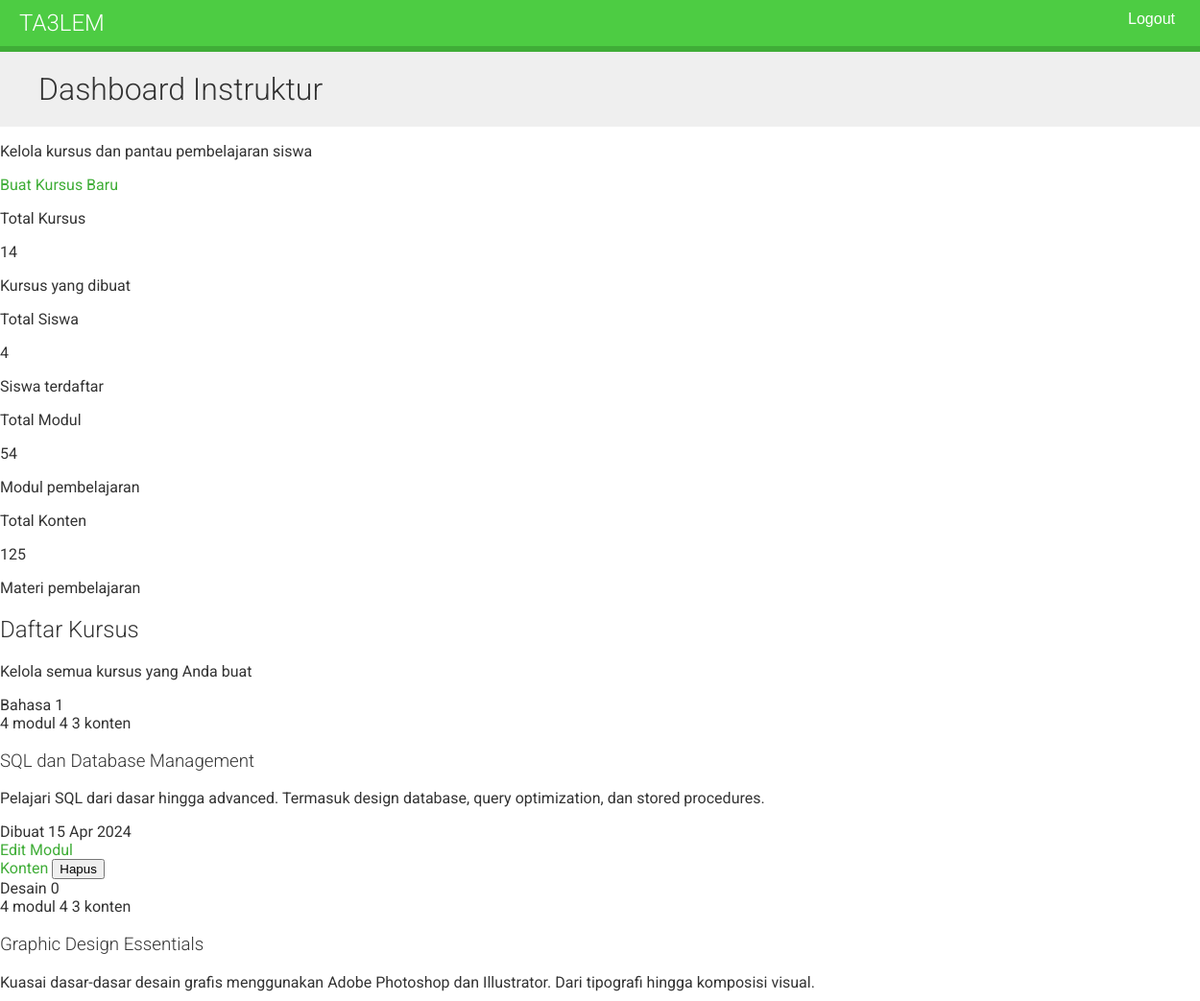
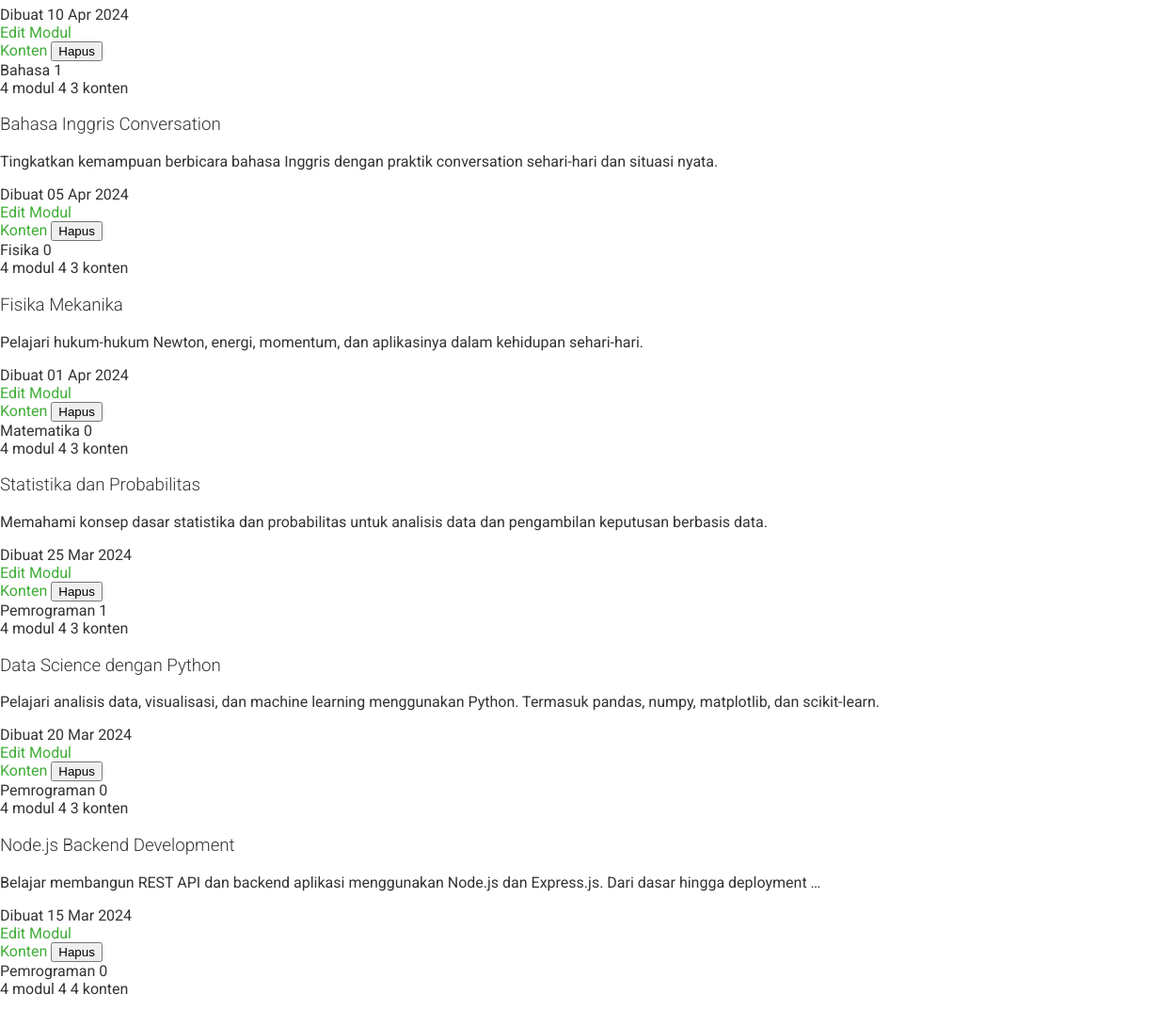
The page /course/mine/ (signed in, upper part) on the database as committed earlier (2 pictures, top to bottom).
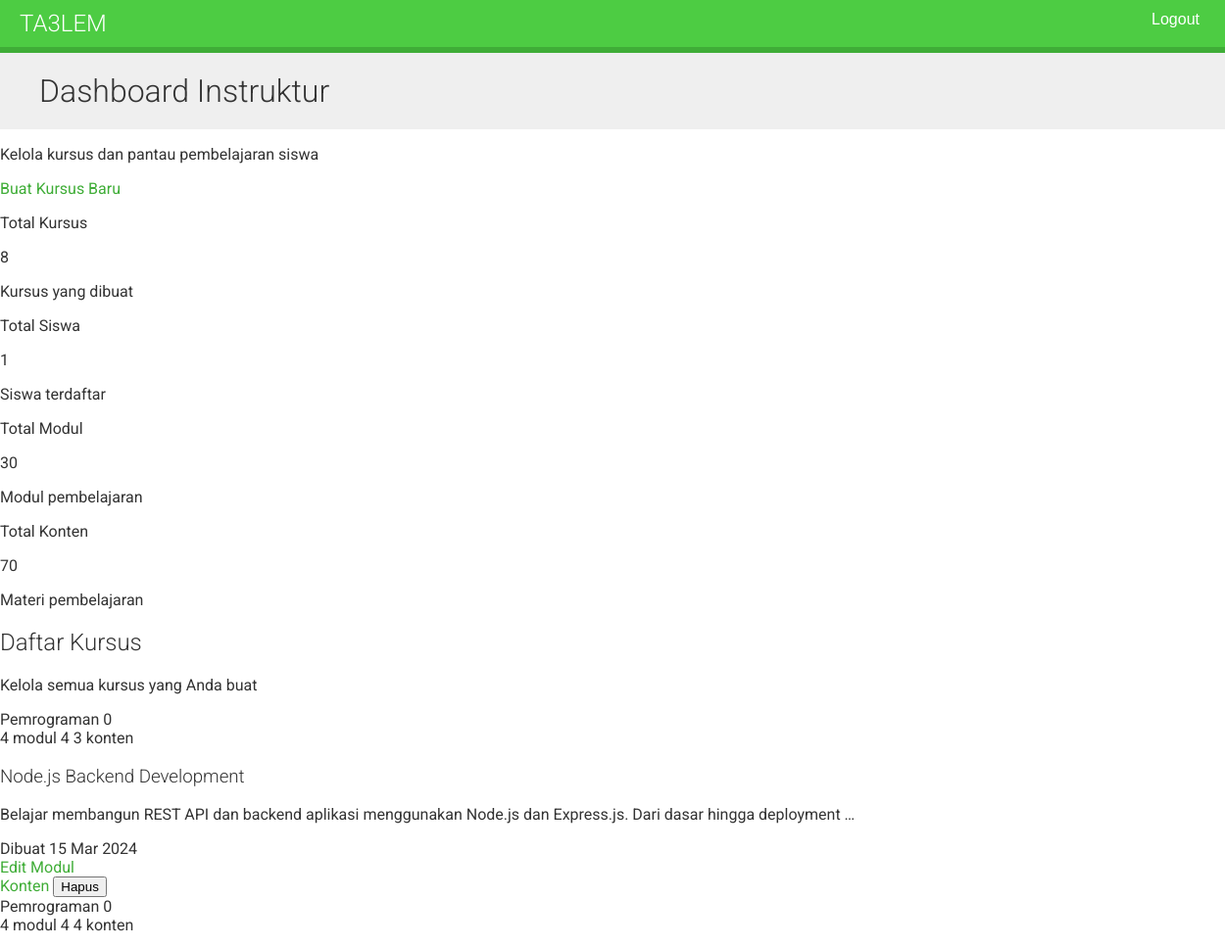
The same page on the database as committed later.
### courses/models.py (models this page shows, shortened)
class Course(models.Model):
    owner = models.ForeignKey(User, on_delete=models.CASCADE, related_name='courses_created')
    subject = models.ForeignKey(Subject, on_delete=models.CASCADE, related_name='courses')
    title = models.CharField(max_length=200)
    slug = models.SlugField(max_length=200, unique=True)
    overview = models.TextField()
    created = models.DateTimeField(auto_now_add=True)
    students = models.ManyToManyField(User, related_name='courses_joined', blank=True)
    class Meta:
        ordering = ['-created']

class Subject(models.Model):
    title = models.CharField(max_length=100)
    slug = models.SlugField(max_length=100, unique=True)
    class Meta:
        ordering = ['title']

class Module(models.Model):
    course = models.ForeignKey(Course, on_delete=models.CASCADE, related_name='modules')
    title = models.CharField(max_length=200)
    description = models.TextField(blank=True)
    order = OrderField(blank=True, for_fields=['course'])
    class Meta:
        ordering = ['order']

### courses/views.py (the view)
# urls.py: path("mine/", views.ManageCourseListView.as_view(), name="manage_course_list"),
class ManageCourseListView(OwnerCourseMixin, ListView):
    template_name = "courses/manage/course/list.html"
    permission_required = 'courses.view_course'
    def dispatch(self, request, *args, **kwargs):
        is_authenticated = request.user.is_authenticated
        if not is_authenticated:
            return redirect('instructor_login')
        return super().dispatch(request, *args, **kwargs)
    def get_queryset(self):
        queryset = super().get_queryset()
        search = self.request.GET.get('search', '')
        if search:
            queryset = queryset.filter(
                Q(title__icontains=search) |
                Q(overview__icontains=search) |
                Q(subject__title__icontains=search)
            )
        return queryset
    def get_context_data(self, **kwargs):
        context = super().get_context_data(**kwargs)
        courses = self.get_queryset()
        total_courses = courses.count()
        total_modules = sum(course.modules.count() for course in courses)
        total_students = sum(course.students.count() for course in courses)
        total_contents = sum(
            sum(module.contents.count() for module in course.modules.all())
            for course in courses
        )
        context['total_courses'] = total_courses
        context['total_modules'] = total_modules
        context['total_students'] = total_students
        context['total_contents'] = total_contents
        context['search'] = self.request.GET.get('search', '')
        return context

### courses/views.py (called while the page is built)
    def get_queryset(self):
        qs = super().get_queryset()
        return qs.filter(owner=self.request.user)

### courses/templates/courses/manage/course/list.html (shortened to what the changed rows need)
{% extends "base.html" %}
{% block content %}
    <div class="relative bg-gradient-to-br from-indigo-600 via-purple-600 to-pink-500 text-white py-12 sm:py-16 overflow-hidden">
        <div class="relative max-w-7xl mx-auto px-4 sm:px-6 lg:px-8">
            <div class="flex flex-col sm:flex-row items-start sm:items-center justify-between gap-4">
                <div>
                    <h1 class="text-4xl sm:text-5xl font-extrabold mb-4 leading-tight">
                        Dashboard Instruktur
                    </h1>
                </div>
            </div>
        </div>
    </div>
    <div class="max-w-7xl mx-auto px-4 sm:px-6 lg:px-8 py-8 sm:py-12">
        <div class="grid grid-cols-1 sm:grid-cols-2 lg:grid-cols-4 gap-6 mb-12" id="stats-container">
            <div class="relative bg-gradient-to-br from-blue-500 to-blue-700 rounded-2xl shadow-xl p-6 overflow-hidden group hover:shadow-2xl transition-all duration-300 hover:scale-105">
                <div class="relative z-10">
                    <div>
                        <p class="text-blue-100 text-sm font-semibold mb-1">Total Kursus</p>
                        <p class="text-5xl font-extrabold text-white mb-1" id="total-courses">{{ total_courses }}</p>
                        <p class="text-xs text-blue-100 opacity-90">Kursus yang dibuat</p>
                    </div>
                </div>
            </div>
            <div class="relative bg-gradient-to-br from-green-500 to-green-700 rounded-2xl shadow-xl p-6 overflow-hidden group hover:shadow-2xl transition-all duration-300 hover:scale-105">
                <div class="relative z-10">
                    <div>
                        <p class="text-green-100 text-sm font-semibold mb-1">Total Siswa</p>
                        <p class="text-5xl font-extrabold text-white mb-1" id="total-students">{{ total_students }}</p>
                        <p class="text-xs text-green-100 opacity-90">Siswa terdaftar</p>
                    </div>
                </div>
            </div>
            <div class="relative bg-gradient-to-br from-purple-500 to-purple-700 rounded-2xl shadow-xl p-6 overflow-hidden group hover:shadow-2xl transition-all duration-300 hover:scale-105">
                <div class="relative z-10">
                    <div>
                        <p class="text-purple-100 text-sm font-semibold mb-1">Total Modul</p>
                        <p class="text-5xl font-extrabold text-white mb-1" id="total-modules">{{ total_modules }}</p>
                        <p class="text-xs text-purple-100 opacity-90">Modul pembelajaran</p>
                    </div>
                </div>
            </div>
            <div class="relative bg-gradient-to-br from-orange-500 to-orange-700 rounded-2xl shadow-xl p-6 overflow-hidden group hover:shadow-2xl transition-all duration-300 hover:scale-105">
                <div class="relative z-10">
                    <div>
                        <p class="text-orange-100 text-sm font-semibold mb-1">Total Konten</p>
                        <p class="text-5xl font-extrabold text-white mb-1" id="total-contents">{{ total_contents }}</p>
                        <p class="text-xs text-orange-100 opacity-90">Materi pembelajaran</p>
                    </div>
                </div>
            </div>
        </div>
        <div class="bg-white/80 backdrop-blur-sm rounded-2xl shadow-xl border border-gray-100 overflow-hidden">
            <div class="bg-gradient-to-r from-indigo-50 to-purple-50 px-6 sm:px-8 py-6 border-b border-indigo-100">
                <h2 class="text-2xl font-extrabold text-gray-900 flex items-center">
                    Daftar Kursus
                </h2>
            </div>
            <div class="p-6 sm:p-8" id="course-list-container" hx-get="{% url 'manage_course_list' %}"
                 hx-trigger="load" hx-select="#course-grid" hx-swap="innerHTML">
                <div class="grid grid-cols-1 md:grid-cols-2 lg:grid-cols-3 gap-6" id="course-grid">
                    {% for course in object_list %}
                        <article
                                class="bg-white rounded-xl shadow-sm hover:shadow-lg transition-all duration-300 overflow-hidden group border border-gray-100"
                                id="course-{{ course.id }}">
                            <div class="relative h-48 bg-gradient-to-br from-indigo-500 via-purple-500 to-pink-500 overflow-hidden">
                                <div class="absolute top-4 left-4 right-4 flex justify-between items-start">
                    <span class="bg-indigo-600 text-white px-3 py-1 rounded-full text-xs font-semibold shadow-lg">
                        {{ course.subject.title }}
                    </span>
                                    <span class="bg-white bg-opacity-90 text-gray-800 px-3 py-1 rounded-full text-xs font-semibold shadow-lg">
                        {{ course.students.count }}
                    </span>
                                </div>
                                <div class="absolute bottom-0 left-0 right-0 bg-black bg-opacity-60 backdrop-blur-sm px-4 py-2">
                                    <div class="flex items-center justify-between text-white text-xs font-medium">
                                        <span>{{ course.modules.count }} modul</span>
                                        <span>
                                            {% with course.modules.all as modules %}
                                                {{ modules|length|add:"0" }}
                                                {% for module in modules %}
                                                    {% if forloop.first %}{{ module.contents.count }}{% endif %}
                                                {% endfor %}
                                            {% endwith %}
                                            konten
                        </span>
                                    </div>
                                </div>
                            </div>
                            <div class="p-6">
                                <h3 class="text-xl font-bold text-gray-900 mb-2 group-hover:text-indigo-600 transition line-clamp-2 min-h-[3.5rem]">
                                    {{ course.title }}
                                </h3>
                                <p class="text-gray-600 text-sm mb-4 line-clamp-2 min-h-[2.5rem]">
                                    {{ course.overview|truncatewords:15 }}
                                </p>
                                <div class="flex items-center text-sm text-gray-500 mb-4 pb-4 border-b border-gray-100">
                                    <span>Dibuat {{ course.created|date:"d M Y" }}</span>
                                </div>
                                <div class="grid grid-cols-2 gap-2 mb-3">
                                    <a href="{% url 'course_edit' course.id %}"
                                       class="flex items-center justify-center bg-indigo-600 hover:bg-indigo-700 text-white text-sm font-medium py-2 px-3 rounded-lg transition shadow-sm hover:shadow-md">
                                        Edit
                                    </a>
                                    <a href="{% url 'course_module_update' course.id %}"
                                       class="flex items-center justify-center bg-purple-600 hover:bg-purple-700 text-white text-sm font-medium py-2 px-3 rounded-lg transition shadow-sm hover:shadow-md">
                                        Modul
                                    </a>
                                </div>
                                <div class="grid grid-cols-2 gap-2">
                                    {% if course.modules.count > 0 %}
                                        <a href="{% url 'module_content_list' course.modules.first.id %}"
                                           class="flex items-center justify-center bg-green-600 hover:bg-green-700 text-white text-sm font-medium py-2 px-3 rounded-lg transition shadow-sm hover:shadow-md">
                                            Konten
                                        </a>
                                    {% else %}
                                        <button disabled
                                                class="flex items-center justify-center bg-gray-300 text-gray-500 text-sm font-medium py-2 px-3 rounded-lg cursor-not-allowed">
                                            <i class="fas fa-folder-open mr-2"></i>
                                            Konten
                                        </button>
                                    {% endif %}
                                    <button hx-delete="{% url 'course_delete' course.id %}"
                                            hx-confirm="Apakah Anda yakin ingin menghapus kursus '{{ course.title }}'? Semua modul dan konten akan dihapus!"
                                            hx-headers='{"X-CSRFToken": "{{ csrf_token }}"}'
                                            hx-target="#course-{{ course.id }}"
                                            hx-swap="delete swap:500ms"
                                            class="flex items-center justify-center bg-red-600 hover:bg-red-700 text-white text-sm font-medium py-2 px-3 rounded-lg transition shadow-sm hover:shadow-md">
                                        Hapus
                                    </button>
                                </div>
                            </div>
                        </article>
                    {% endfor %}
                </div>
            </div>
        </div>
    </div>
{% endblock %}

Rows that differ between the two databases and show on the page:
no longer on this page (row edited): Course: subject "Bahasa", students.count "1", modules.count "4", modules.all|length "4", title "SQL dan Database Management", overview "Pelajari SQL dari dasar hingga advanced. Termasuk design database, query optimization, dan stored procedures.", created "15 Apr 2024", shows "Konten"
no longer on this page (row unchanged): Module: contents.count "3", shown under "Bahasa"
no longer on this page (row edited): Course: subject "Desain", students.count "0", modules.count "4", modules.all|length "4", title "Graphic Design Essentials", overview "Kuasai dasar-dasar desain grafis menggunakan Adobe Photoshop dan Illustrator. Dari tipografi hingga komposisi visual.", created "10 Apr 2024", shows "Konten"
no longer on this page (row unchanged): Module: contents.count "3", shown under "Desain"
no longer on this page (row edited): Course: subject "Bahasa", students.count "1", modules.count "4", modules.all|length "4", title "Bahasa Inggris Conversation", overview "Tingkatkan kemampuan berbicara bahasa Inggris dengan praktik conversation sehari-hari dan situasi nyata.", created "05 Apr 2024", shows "Konten"
no longer on this page (row unchanged): Module: contents.count "3", shown under "Bahasa"
no longer on this page (row edited): Course: subject "Fisika", students.count "0", modules.count "4", modules.all|length "4", title "Fisika Mekanika", overview "Pelajari hukum-hukum Newton, energi, momentum, dan aplikasinya dalam kehidupan sehari-hari.", created "01 Apr 2024", shows "Konten"
no longer on this page (row unchanged): Module: contents.count "3", shown under "Fisika"
no longer on this page (row edited): Course: subject "Matematika", students.count "0", modules.count "4", modules.all|length "4", title "Statistika dan Probabilitas", overview "Memahami konsep dasar statistika dan probabilitas untuk analisis data dan pengambilan keputusan berbasis data.", created "25 Mar 2024", shows "Konten"
no longer on this page (row unchanged): Module: contents.count "3", shown under "Matematika"
no longer on this page (row edited): Course: subject "Pemrograman", students.count "1", modules.count "4", modules.all|length "4", title "Data Science dengan Python", overview "Pelajari analisis data, visualisasi, dan machine learning menggunakan Python. Termasuk pandas, numpy, matplotlib, dan scikit-learn.", created "20 Mar 2024", shows "Konten"
no longer on this page (row unchanged): Module: contents.count "3", shown under "Pemrograman"
Other text that changed with them:
{{ total_courses }}: "14" → "8"
{{ total_students }}: "4" → "1"
{{ total_modules }}: "54" → "30"
{{ total_contents }}: "125" → "70"
